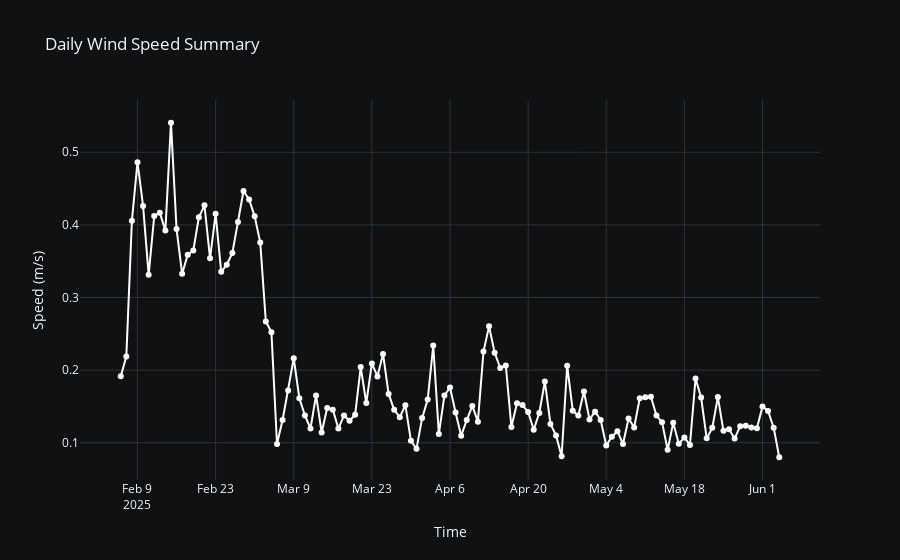

Notebook code cell kept with this figure:
### Markdown cell above
##### Wind Visualizations

### Code cell
fig_wind = go.Figure()

# Now x = df.index
fig_wind.add_trace(go.Scatter(x=wind_data_day.index, y=wind_data_day[('Velocidad', 'mean')], 
                         mode='lines+markers', 
                         name='Mean Velocidad',
                         line=dict(color='white'),
                         marker=dict(color='white')))

# Add titles and labels
fig_wind.update_layout(
    title='Daily Wind Speed Summary',
    xaxis_title='Time',
    yaxis_title='Speed (m/s)',
    template='plotly_dark'
)

# Show the plot
fig_wind.show()
